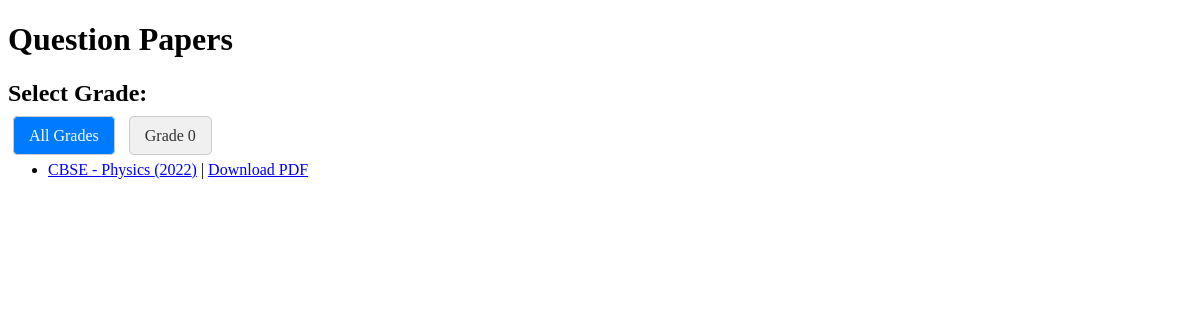
Before: /question-papers with the older database file.
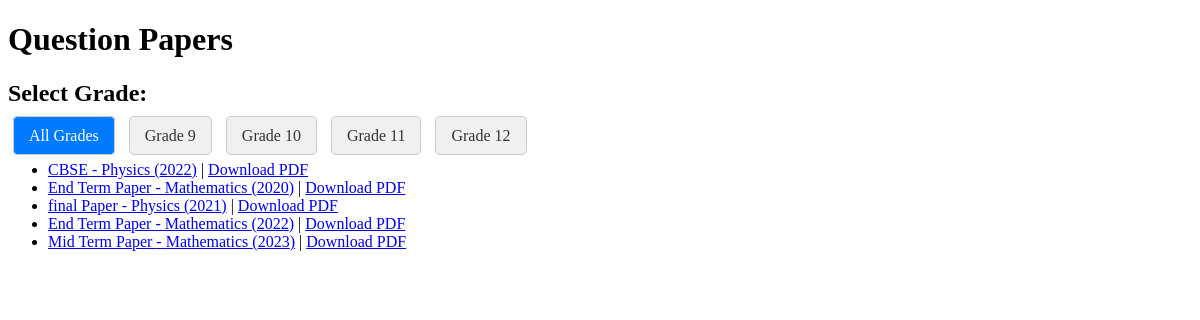
After: the same page with the newer database file.
### app/models.py (models this page shows, shortened)
class QuestionPaper(models.Model):
    title = models.CharField(max_length=200)
    year = models.IntegerField()
    grade = models.IntegerField(default=00)
    subject = models.CharField(max_length=100)
    file = models.FileField(upload_to='question_papers/')
    course = models.ForeignKey(Course, on_delete=models.CASCADE)

### app/views.py (the view)
# urls.py: path('question-papers', question_papers, name='question_papers'),
def question_papers(request):
    selected_grade = request.GET.get('grade')
    question_papers = QuestionPaper.objects.all()
    if selected_grade:
        question_papers = question_papers.filter(grade=selected_grade)
    grades = QuestionPaper.objects.values_list('grade', flat=True).distinct()
    context = {
        'question_papers': question_papers,
        'selected_grade': selected_grade,
        'grades': sorted(grades)
    }
    return render(request, 'question_paper.html', context)

### app/templates/question_paper.html (shortened to what this page needs)
<!DOCTYPE html>
<html>
<head>
</head>
<body>
    <h1>Question Papers</h1>
    <div>
        <h2>Select Grade:</h2>
        <div>
            <a href="{% url 'question_papers' %}" class="grade-button {% if not selected_grade %}active{% endif %}">All Grades</a>
            {% for grade in grades %}
                <a href="{% url 'question_papers' %}?grade={{ grade }}" class="grade-button ">Grade {{ grade }}</a>
            {% endfor %}
        </div>
    </div>
    <ul>
        {% for paper in question_papers %}
            <li>
                <a href="{% url 'view_question_paper' paper.id %}" target="_blank">{{ paper.title }} - {{ paper.subject }} ({{ paper.year }})</a>
                | <a href="{% url 'download_question_paper' paper.id %}" download>Download PDF</a>
            </li>
        {% empty %}
            <li>No question papers available for the selected criteria.</li>
        {% endfor %}
    </ul>
</body>
</html>

### app/templates/question_paper.html (style rules this page uses)
.year-button, .grade-button { margin: 5px; padding: 10px 15px; background-color: #f0f0f0; border: 1px solid #ccc; text-decoration: none; color: #333; border-radius: 5px; }
.year-button.active, .grade-button.active { background-color: #007bff; color: #fff; }

Changed rows visible on the page:
added QuestionPaper: title "End Term Paper", subject "Mathematics", year "2020"
added QuestionPaper: title "final Paper", subject "Physics", year "2021"
added QuestionPaper: title "End Term Paper", subject "Mathematics", year "2022"
added QuestionPaper: title "Mid Term Paper", subject "Mathematics", year "2023"
Other visible differences:
new list line: "Grade 9"
new list line: "Grade 10"
new list line: "Grade 11"
new list line: "Grade 12"
list line gone: "Grade 0"
